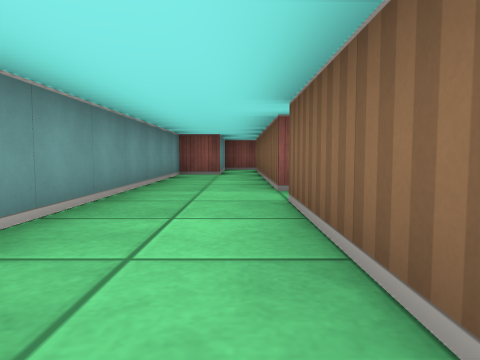
View 1 (above)

12 first-person views from a walk through a cub3D level. The camera is about half as high as the walls, tilts 4° down and sees 70° across. The floor is counted in squares. Each view is taken from the middle of a square. On the plan, view 1 faces up. The plan holds only what a view shows up to about 9 squares ahead; the rest is blank.

View 2
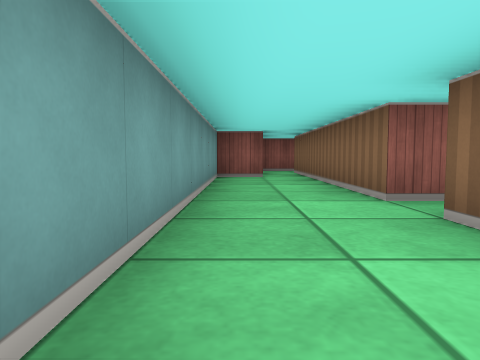

View 3
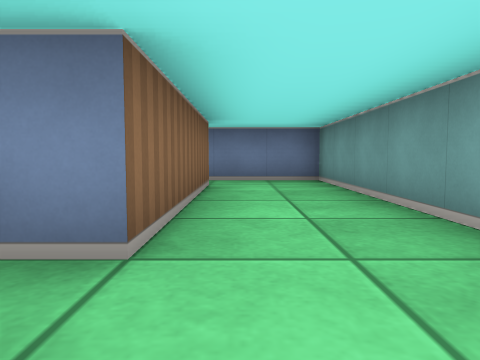

View 4
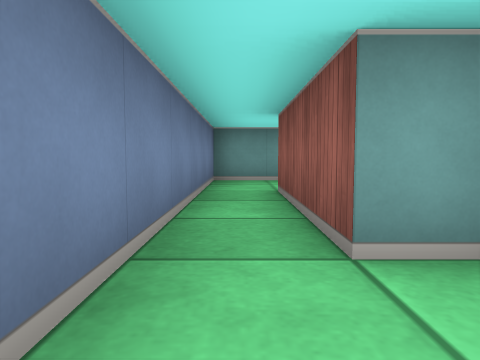

View 5
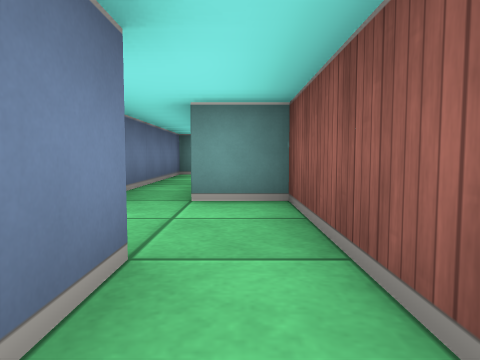

View 6
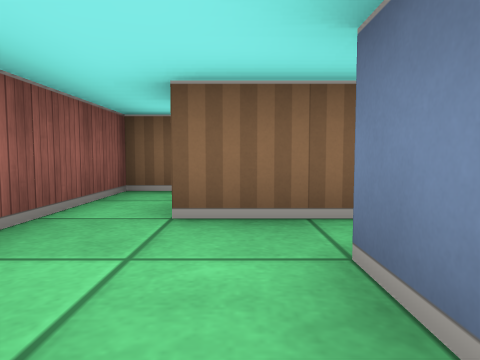

View 7
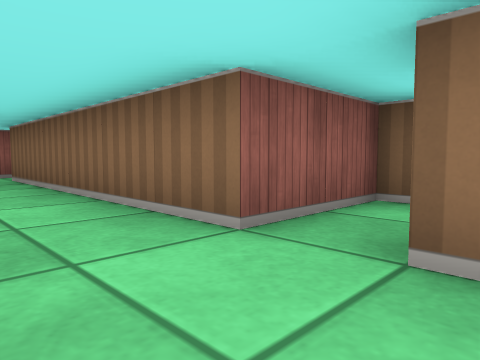

View 8
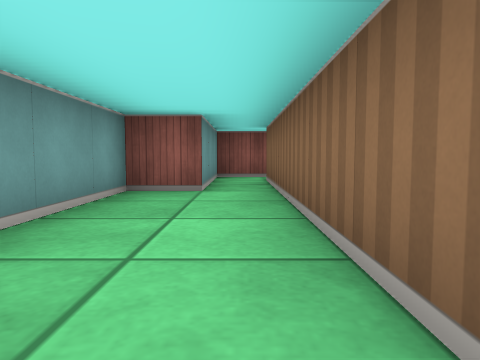

View 9
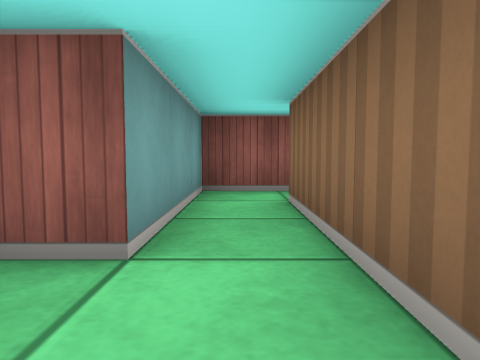

View 10
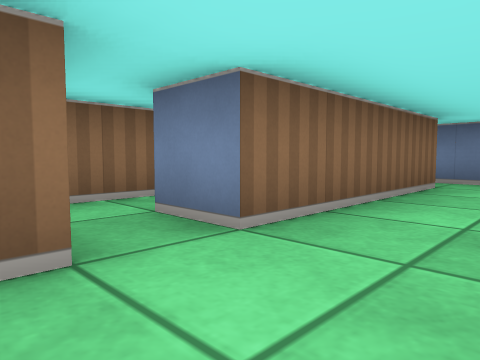

View 11
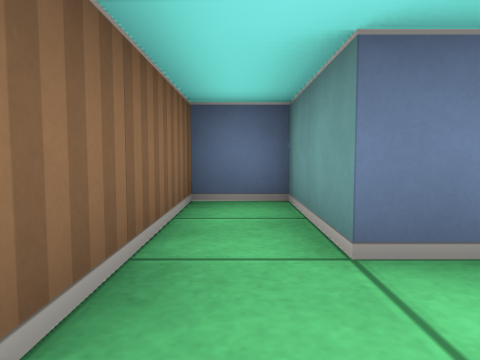

View 12
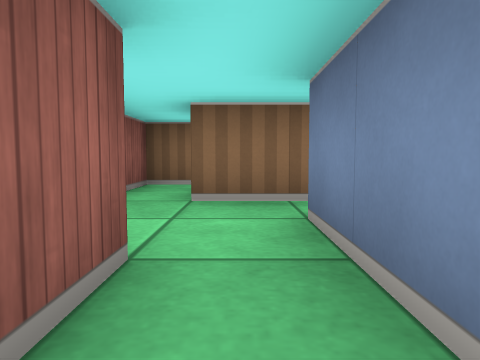

### Floor plan
Ten units are one square. View 1 is at (0, 0); x grows to the right and y downward. Boxes are objects, and circles mark ways between rooms. Rooms are numbered by the first view taken in them; rooms with no view inside come last. Other rooms are left out.
<svg viewBox="-20 -120 100 160">
<path fill="none" stroke="#000" d="M15 -45 5 -45 5 -105M35 5 5 5 5 -35 15 -35M45 -5 35 -5M8 -115 -5 -115 -5 -85 -15 -85 -15 15 45 15M45 15 45 35 55 35 55 5 64 5M35 -5 35 5M65 -5 45 -5M75 2 75 -5 65 -5"/>
<circle cx="40" cy="10" r="3" fill="#2a7"/>
<circle cx="60" cy="0" r="3" fill="#2a7"/>
<text x="0" y="-40">1</text>
<text x="50" y="10">2</text>
<text x="70" y="30">3</text>
</svg>
Room 1 opens to room 2. Room 2 opens to room 3.

Where each view was taken, in squares from view 1:
view 1: 0 up, 0 right, facing up
view 2: 1 up, 1 left, facing up
view 3: 5 up, 0 right, facing down
view 4: 1 down, 5 right, facing left
view 5: 0 up, 7 right, facing left
view 6: 1 down, 3 right, facing right
view 7: 3 up, 1 left, facing up-right
view 8: 4 up, 0 right, facing up
view 9: 7 up, 0 right, facing up
view 10: 5 up, 1 left, facing down-right
view 11: 0 up, 5 right, facing down
view 12: 1 down, 2 right, facing right
